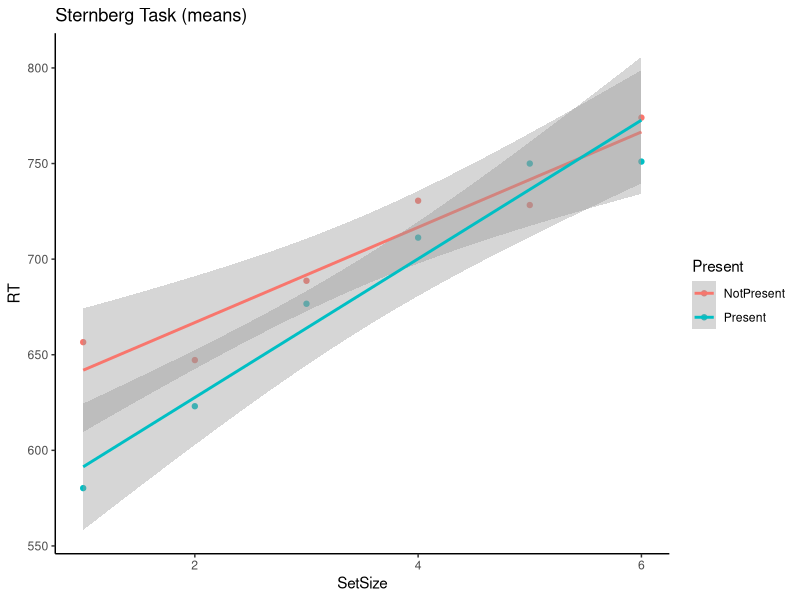
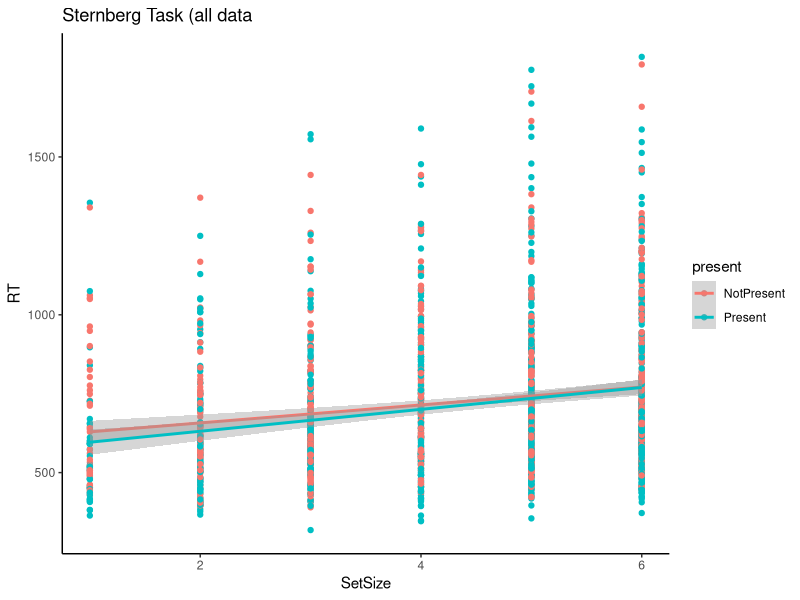

Write the R code that produced these figures, in order.
## ---- chunk 1
knitr::opts_chunk$set(echo = TRUE)
## ---- chunk 2
# Clear global environment. Not really necessary, but it is an old habit
rm(list = ls())
## ---- chunk 3
# Load extra functions to make our life easier
library(tidyverse)
## ---- chunk 4
# Read raw data from csv file into an R dataframe
df <- read.csv("jatos_results_2020.csv")
# df <- read.csv("/path/to/data/file.csv")
## ---- chunk 5
# generate subject id's from timestamps

# make a new column in the data frame for subject ID numbers and fill with the date- and timestamps
df$id <- as.factor(df$datetime)

# change the date- and timestamps to ID numbers, with a new ID number corresponding to each new date- and timestamp
levels(df$id) <- seq(1, length(levels(df$id)))

## ---- chunk 6
# Make a new dataframe with just the variables we are interested in
d <- select(df, id, block, correct, present, setSize, response_time)

# change "n" and "y" to 
d$present <- ifelse(d$present == "n", "NotPresent", "Present")
## ---- chunk 7
# Remove all the practice trials and rename "response_time" as "rt"
experiment <- d %>%
  filter(block != "practice") %>%
  rename(rt = response_time)
  
## ---- chunk 8
# Keep only the correct answers
correct <- experiment %>%
  filter(correct == 1)
## ---- chunk 9
# Find the average response time for each participant in each condition (each set size, and probe both present and absent)
collapsed <- correct %>%
  group_by(setSize, present, id) %>%
  summarize(mRT = mean(rt))
## ---- chunk 10
# Collapse the data further: find the mean response time across participants for each set size with probes present and absent
df_Means <- collapsed %>%
  group_by(setSize, present) %>%
  summarize(m = mean(mRT))
  
## ---- chunk 11
df_Means_wide <- df_Means %>%
  spread(key = present, value = m)
## ---- chunk 12
# Convert dfMeans from wide format to long format for plotting with ggplot
df_Means_long <- df_Means_wide %>%
  gather(key = Present, value = RT, -setSize)
## ---- chunk 13
# Plot the data, showing points for mean values at each set size
ggplot(df_Means_long, aes(setSize, RT, color = Present)) +
  geom_point() +
  geom_smooth(method = "lm") +
  labs(title = "Sternberg Task (means)",
       y = "RT",
       x = "SetSize") +
  theme_classic()
## ---- chunk 14
# Plot the data, showing points for all values at each set size
ggplot(correct, aes(setSize, rt, color = present)) +
  geom_point() + 
  geom_smooth(method = "lm") +
  labs(title = "Sternberg Task (all data",
       y = "RT",
       x = "SetSize") +
  theme_classic()
## ---- chunk 15
write.csv(df_Means_long, file="data_long.csv", row.names = FALSE)
